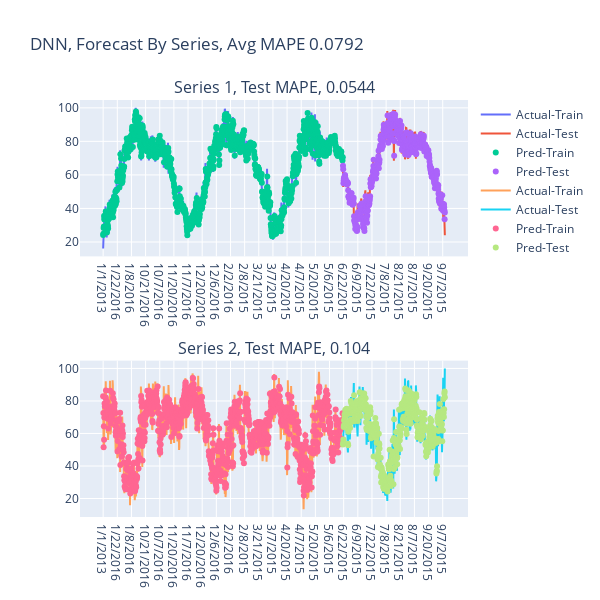

This figure's notebook cell:
### Code cell
model_type = 'DNN'
plot_comparison(trainPredict_dnn, testPredict_dnn, trainY, testY, dates, model_type)

### Figure 1 — Plotly figure (JSON) as saved in the notebook; plotly's stock layout.template omitted (floating-point values rounded to 4 significant figures; data arrays with more than 128 entries replaced by an {"elided": "..."} marker saying what was removed)
{"data": [{"mode": "lines", "name": "Actual-Train", "type": "scatter", "x": {"elided": "1017 str values"}, "xaxis": "x", "y": {"elided": "1017 float values"}, "yaxis": "y"}, {"mode": "lines", "name": "Actual-Test", "type": "scatter", "x": {"elided": "433 str values"}, "xaxis": "x", "y": {"elided": "433 float values"}, "yaxis": "y"}, {"mode": "markers", "name": "Pred-Train", "type": "scatter", "x": {"elided": "1017 str values"}, "xaxis": "x", "y": {"elided": "1017 float values"}, "yaxis": "y"}, {"mode": "markers", "name": "Pred-Test", "type": "scatter", "x": {"elided": "433 str values"}, "xaxis": "x", "y": {"elided": "433 float values"}, "yaxis": "y"}, {"mode": "lines", "name": "Actual-Train", "type": "scatter", "x": {"elided": "1017 str values"}, "xaxis": "x2", "y": {"elided": "1017 float values"}, "yaxis": "y2"}, {"mode": "lines", "name": "Actual-Test", "type": "scatter", "x": {"elided": "433 str values"}, "xaxis": "x2", "y": {"elided": "433 float values"}, "yaxis": "y2"}, {"mode": "markers", "name": "Pred-Train", "type": "scatter", "x": {"elided": "1017 str values"}, "xaxis": "x2", "y": {"elided": "1017 float values"}, "yaxis": "y2"}, {"mode": "markers", "name": "Pred-Test", "type": "scatter", "x": {"elided": "433 str values"}, "xaxis": "x2", "y": {"elided": "433 float values"}, "yaxis": "y2"}], "layout": {"annotations": [{"font": {"size": 16}, "showarrow": false, "text": "Series 1, Test MAPE, 0.0544", "x": 0.5, "xanchor": "center", "xref": "paper", "y": 1, "yanchor": "bottom", "yref": "paper"}, {"font": {"size": 16}, "showarrow": false, "text": "Series 2, Test MAPE, 0.104", "x": 0.5, "xanchor": "center", "xref": "paper", "y": 0.375, "yanchor": "bottom", "yref": "paper"}], "height": 600, "title": {"text": "DNN, Forecast By Series, Avg MAPE 0.0792"}, "width": 600, "xaxis": {"anchor": "y", "domain": [0, 1]}, "xaxis2": {"anchor": "y2", "domain": [0, 1]}, "yaxis": {"anchor": "x", "domain": [0.625, 1]}, "yaxis2": {"anchor": "x2", "domain": [0, 0.375]}}}
